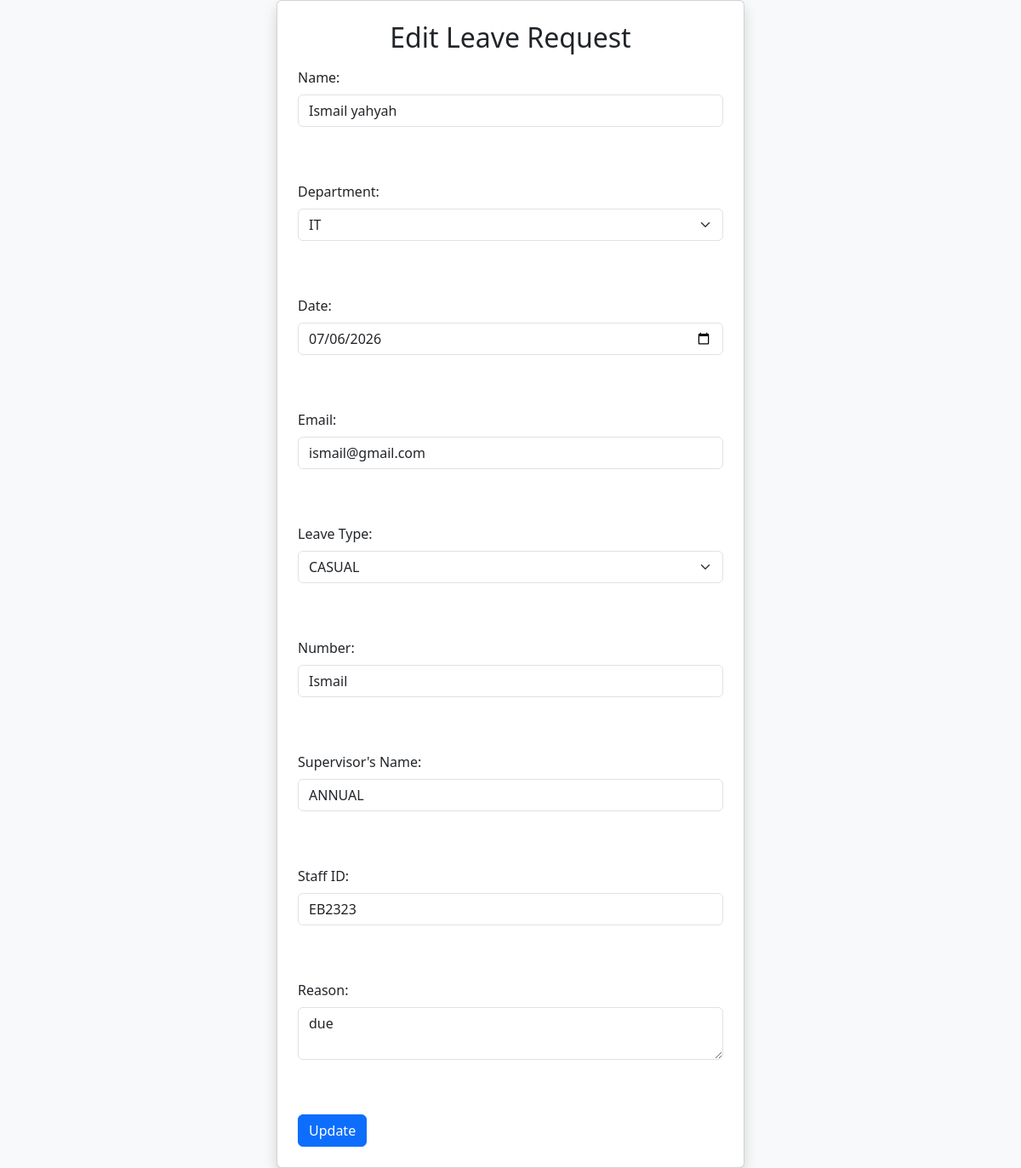
Page /edit/2 on the committed database.
### tables this page shows
CREATE TABLE leave_requests (id INTEGER PRIMARY KEY AUTOINCREMENT, name TEXT, department TEXT, date TEXT, reason TEXT, mail TEXT, leave_type TEXT, number TEXT, supervisor_name TEXT, staff_id TEXT, status TEXT DEFAULT Pending);

### leave.py (the view)
@leave.route('/edit/<int:id>')
def edit(id):
    conn = sqlite3.connect("leave.db")
    cursor = conn.cursor()
    cursor.execute("SELECT * FROM leave_requests WHERE id=?", (id,))
    row = cursor.fetchone()
    conn.close()
    return render_template("edit.html", row=row)

### templates/edit.html (shortened to what this page needs)
<!DOCTYPE html>
<html>
<head>
<link href="https://cdn.jsdelivr.net/npm/bootstrap@5.3.0/dist/css/bootstrap.min.css" rel="stylesheet">
</head>
<body class="bg-light">
<div class="container d-flex justify-content-center align-items-center vh-300">
<div class="card shadow p-4" style="width:550px;">
<h2 class="text-center mb-3">Edit Leave Request</h2>
<form method="POST" action="/update/{{ row[0] }}">
    <div class="mb-3">
<label class="form-label">Name:</label><br>
<input type="text" name="name" value="{{ row[1] }}" class="form-control"><br><br>
</div>
    <div class="mb-3">
<label class="form-label">Department:</label><br>
<select name="department" value="{{ row[2] }}" class="form-select">
<option>IT</option>
</select><br><br>
</div>
    <div class="mb-3">
<label class="form-label">Date:</label><br>
<input type="date" name="date" value="{{ row[3] }}" class="form-control"><br><br>
</div>
    <div class="mb-3">
<label class="form-label">Email:</label><br>
<input type="text" name="mail" value="{{ row[5] }}" class="form-control"><br><br>
</div>
    <div class="mb-3">
<label class="form-label">Leave Type:</label><br>
<select name="leave_type" value="{{ row[7] }}" class="form-select">
<option>CASUAL</option>
</select><br><br>
</div>
<div class="mb-3">
<label  class="form-label">Number:</label><br>
<input type="text" name="number" value="{{ row[8] }}" class="form-control"><br><br>
</div>
    <div class="mb-3">
<label class="form-label">Supervisor's Name:</label><br>
<input type="text" name="supervisor_name" value="{{ row[6] }}" class="form-control"><br><br>
</div>
<div class="mb-3">
<label class="form-label">Staff ID:</label><br>
<input type="text" name="staff_id" value="{{ row[9] }}" class="form-control"><br><br>
</div>
<div class="mb-3">
<label class="form-label">Reason:</label><br>
<textarea name="reason" class="form-control">{{ row[4] }}</textarea><br><br>
</div>
<button type="submit" class="btn btn-primary">Update</button>
</form>
</body>
</html>

### rows in the picture
leave_requests: name "Ismail yahyah", department "IT", date "07/06/2026", mail "ismail@gmail.com", leave_type "CASUAL", number "Ismail", supervisor_name "ANNUAL", staff_id "EB2323", reason "due"
